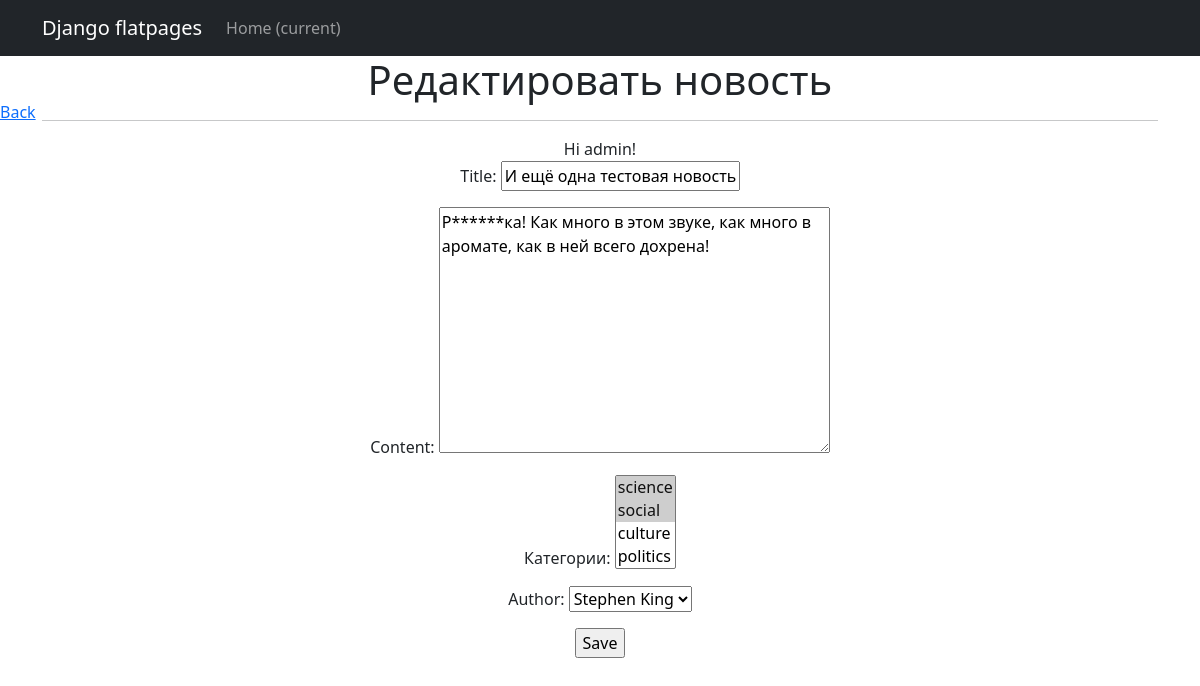
The app's page /posts/33/edit/ (signed in), older data.
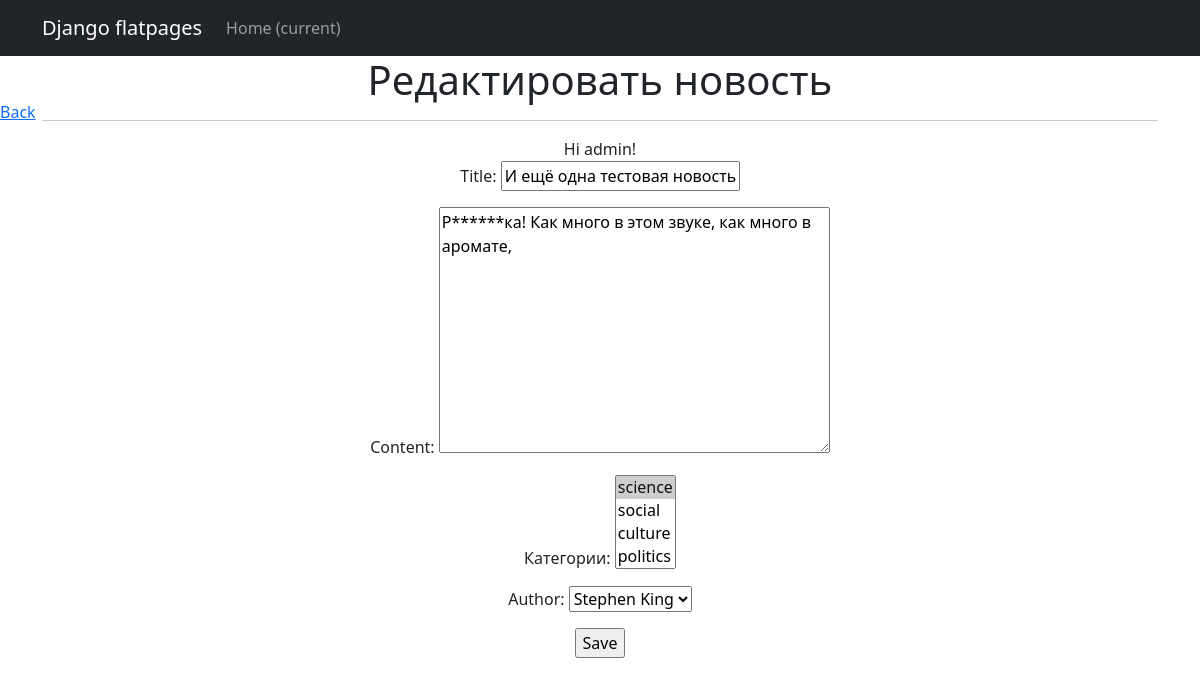
The same page, newer data.
### news/models.py (models this page shows, shortened)
class Post(models.Model):
    ar = 'Article'
    nw = 'News'
    post_types = [
        (ar, 'Article'),
        (nw, 'News')
    ]
    post_type = models.CharField(max_length=7, choices=post_types, default=nw)
    t_creation = models.DateTimeField(auto_now_add=True)
    title = models.CharField(max_length=255)
    content = models.TextField()
    rating = models.IntegerField(default=0, db_column='rating')
    author = models.ForeignKey('Author', on_delete=models.CASCADE, related_name='post')
    category = models.ManyToManyField('Category', blank=True, through='PostCategory', verbose_name='Категории')  # Связь многие к многим

### news/views.py (the view, shortened to what this page needs)
# urls.py: path('<int:pk>/edit/', NewsEdit.as_view(), name='news_edit'),
class NewsEdit(PermissionRequiredMixin, LoginRequiredMixin, UpdateView):
    permission_required = 'news.change_post'
    form_class = NewsForm
    model = Post
    template_name = 'create.html'
    success_url = reverse_lazy('posts_list')

### news/forms.py (shortened to what this page needs)
class NewsForm(forms.ModelForm):
    class Meta:
        model = Post
        fields = [
            'title',
            'content',
            'category',
            'author',
        ]

### news/models.py (called while the page is built)
    def __str__(self):
        return self.full_name

    def __str__(self):
        return self.category_name

### templates/create.html (shortened to what this page needs)
{% extends 'flatpages/default.html' %}
{% block content %}
{% if user.is_authenticated %}
<h1>Редактировать новость</h1>
<a href="../#" style="position: fixed; left: 0; top: 100px;">Back</a>
<hr>
Hi {{ user.username }}!
<form action="" method="post">
    {{ form.as_p }}
    <input type="submit" value="Save" />
</form>
{% else %}
  <h1 style="font-weight: bold">Access denied!</h1>
  <p>You are not logged in</p>
  <a href="{% url 'login' %}">Log In</a>
  <a href="{% url 'socialaccount_signup' %}" class="btn btn-primary">Sign Up</a>
{% endif %}
{% endblock content %}

Row changes from the older to the newer data that the page shows:
changed Post "И ещё одна тестовая новость!": content "Р******ка! Как много в этом звуке, как много в аромате, как в ней всего дохрена!" → "Р******ка! Как много в этом звуке, как много в аромате,"
Text that changed along with them:
form field category: "science ☑ / social ☑ / culture / politics" → "science ☑ / social / culture / politics"
